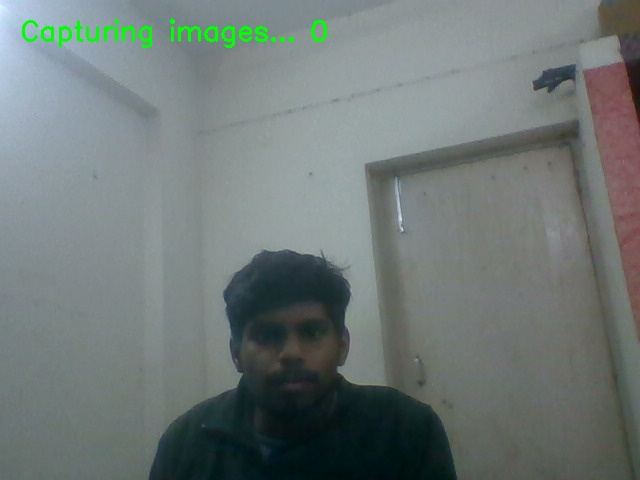
#> input picture dataset/Abhishek/0.jpg, 640 x 480 px; its folder holds only this picture in this run
$ python train_model_fixed.py
#> lines starting #> are read from the running program, lines starting #| are printed output that depends on the picture
import cv2
import os
import numpy as np
from PIL import Image
import sys

# Fix encoding for Windows console
if sys.platform == 'win32':
    import io
    sys.stdout = io.TextIOWrapper(sys.stdout.buffer, encoding='utf-8', errors='replace')
    sys.stderr = io.TextIOWrapper(sys.stderr.buffer, encoding='utf-8', errors='replace')

dataset_path = "dataset"

# Load face cascade for detection
face_cascade = cv2.CascadeClassifier("haarcascade_frontalface_default.xml")

# ==========================================
# IMPROVED LBPH PARAMETERS (Memory Optimized)
# ==========================================
recognizer = cv2.face.LBPHFaceRecognizer_create(
    radius=2,        # Better texture features
    neighbors=12,    # Balanced accuracy (not too high to avoid memory issues)
    grid_x=8,        # Fine feature extraction
    grid_y=8
)

print("=" * 60)
print("OPTIMIZED MODEL TRAINING (Strict Recognition)")
print("=" * 60)
print("Enhanced LBPH parameters for better accuracy:")
print(f"  - Radius: 2 (more texture)")
print(f"  - Neighbors: 12 (better than default)")
print(f"  - Grid: 8x8 (fine features)")
print(f"  - Minimal augmentation (memory optimized)")
print("=" * 60)

faces = []
labels = []
label_map = {}
current_label = 0

print("\nStarting model training...")
print("-" * 60)

# Read dataset
for person_name in sorted(os.listdir(dataset_path)):
    person_path = os.path.join(dataset_path, person_name)

    if not os.path.isdir(person_path):
        continue

    label_map[current_label] = person_name
    print(f"\n📁 Processing: {person_name} (Label: {current_label})")

    image_count = 0
    skipped_count = 0

    for image_name in os.listdir(person_path):
        # Skip non-image files
        if not image_name.lower().endswith(('.jpg', '.jpeg', '.png', '.bmp')):
            continue

        image_path = os.path.join(person_path, image_name)

        # Read image using OpenCV
        img = cv2.imread(image_path)
#> img is the input picture: shape (480, 640, 3); mean B, G, R 118.9, 120.6, 111.2

        if img is None:
            print(f"  ⚠️  Could not read: {image_name}")
            skipped_count += 1
            continue

        # Convert to grayscale
        gray = cv2.cvtColor(img, cv2.COLOR_BGR2GRAY)
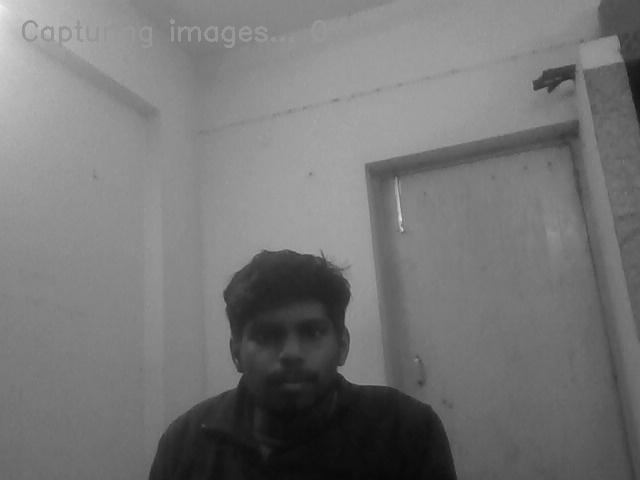
#> gray: shape (480, 640); min 7, max 240, mean 117.6

        # Detect faces with STRICTER parameters
        detected_faces = face_cascade.detectMultiScale(
            gray,
            scaleFactor=1.2,   # More sensitive
            minNeighbors=5,    # Standard
            minSize=(60, 60)   # Larger minimum
        )
#> detected_faces = [[236, 294, 110, 110]]

        # If face detected, use cropped face
        if len(detected_faces) > 0:
            # Use the largest detected face
            x, y, w, h = detected_faces[0]
#> x = 236; y = 294; w = 110; h = 110
            for (fx, fy, fw, fh) in detected_faces:
                if fw * fh > w * h:
                    x, y, w, h = fx, fy, fw, fh
#> this loop made 1 pass
#> after the loop, h = 110; w = 110; x = 236; y = 294

            # Crop face region with some padding
            padding = 10
            x = max(0, x - padding)
#> x = 226
            y = max(0, y - padding)
#> y = 284
            w = min(gray.shape[1] - x, w + 2*padding)
#> w = 130
            h = min(gray.shape[0] - y, h + 2*padding)
#> h = 130

            face_img = gray[y:y+h, x:x+w]
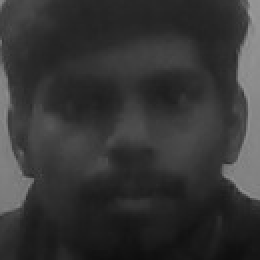
#> face_img: shape (130, 130) (shown 2 times larger); min 14, max 155, mean 53.1

            # Resize to consistent size
            face_img = cv2.resize(face_img, (200, 200))
#> face_img: shape (200, 200)

            # Apply histogram equalization for better contrast
            face_img = cv2.equalizeHist(face_img)
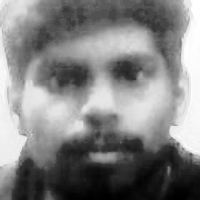
#> face_img: shape (200, 200); min 0, max 255, mean 129.7

            # Add original
            faces.append(face_img)
            labels.append(current_label)
            image_count += 1

        else:
            # If no face detected, skip
            print(f"  ⚠️  No face detected: {image_name} - SKIPPED")
            skipped_count += 1

    print(f"  ✅ Processed: {image_count} images")

    if skipped_count > 0:
        print(f"  ⚠️  Skipped: {skipped_count} images")

    if image_count == 0:
        print(f"  ❌ ERROR: No valid images for {person_name}!")
    else:
        current_label += 1
#> pass 2 of the loop `for person_name in sorted(os.listdir(dataset_path)):`:
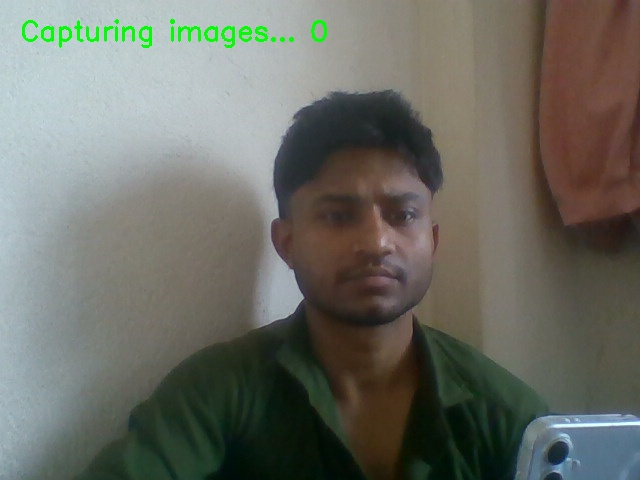
#> input picture dataset/Govind/0.jpg, 640 x 480 px
#> img is the input picture: shape (480, 640, 3); mean B, G, R 100.7, 109.1, 107.4
#> `gray = cv2.cvtColor(img, cv2.COLOR_BGR2GRAY)`:
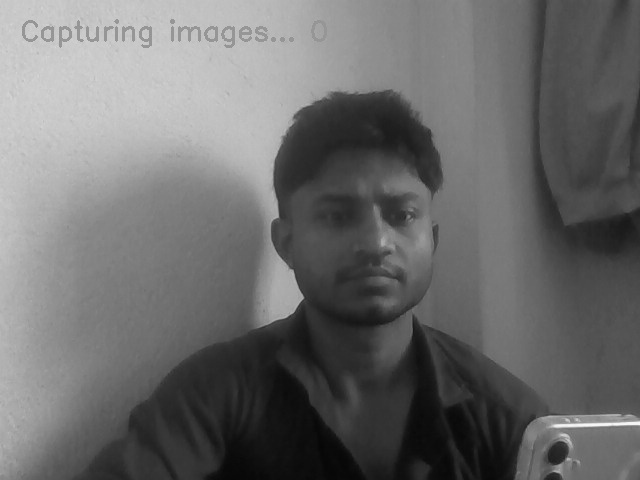
#> gray: shape (480, 640); min 6, max 248, mean 107.6
#> detected_faces = [[346, 358, 74, 74], [283, 152, 169, 169]]
#> `x, y, w, h = detected_faces[0]`: x = 346; y = 358; w = 74
#> the loop `for (fx, fy, fw, fh) in detected_faces:` made 2 passes
#> (fx, fy, fw, fh, x, y, w, h) on pass 2: (283, 152, 169, 169, 283, 152, 169, 169)
#> after the loop `for (fx, fy, fw, fh) in detected_faces:`: h = 169; x = 283; y = 152
#> `x = max(0, x - padding)`: x = 273
#> `y = max(0, y - padding)`: y = 142
#> `w = min(gray.shape[1] - x, w + 2*padding)`: w = 189
#> `face_img = cv2.equalizeHist(face_img)`:
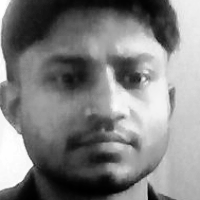
#> face_img: shape (200, 200); min 0, max 255, mean 128.8

print("=" * 60)
print(f"\n📊 TRAINING SUMMARY:")
print(f"   Persons registered: {len(label_map)}")
print(f"   Total training images: {len(faces)}")
#|    Total training images: 2
print("=" * 60)

if len(faces) == 0:
    print("\n❌ ERROR: No faces found! Cannot train model.")
    sys.exit(1)

# Train model
print("\n🧠 Training model with enhanced parameters...")

try:
    recognizer.train(faces, np.array(labels))
    print("✅ Training completed successfully!")
except Exception as e:
    print(f"❌ ERROR during training: {str(e)}")
    sys.exit(1)

# Save trained model
try:
    recognizer.save("trainer.yml")
    print("✅ Model saved: trainer.yml")
except Exception as e:
    print(f"❌ ERROR saving model: {str(e)}")
    sys.exit(1)

# Save labels
try:
    np.save("labels.npy", label_map)
    print("✅ Labels saved: labels.npy")
except Exception as e:
    print(f"❌ ERROR saving labels: {str(e)}")
    sys.exit(1)

print("\n" + "=" * 60)
print("✅ MODEL TRAINING COMPLETE")
print("=" * 60)
print(f"\n👥 Registered students:")
for label, name in sorted(label_map.items()):
    print(f"     {label}: {name}")

# Verify files
print("\n🔍 Verifying files...")
if os.path.exists("trainer.yml") and os.path.exists("labels.npy"):
    size = os.path.getsize("trainer.yml") / (1024 * 1024)
    print(f"✅ trainer.yml: {size:.2f} MB")
    print(f"✅ labels.npy: OK")
    print("\n" + "=" * 60)
    print("🎉 MODEL READY! Use improved attendance script.")
    print("=" * 60)
    print("\nℹ️  Important:")
    print("   • Enhanced LBPH parameters for better accuracy")
    print("   • Stricter face detection")
    print("   • Histogram equalization applied")
    print("   • Use with: python recognize_and_attendance_improved.py")
    print("\n⚠️  For best results:")
    print("   • Delete duplicate student folders (pravin/pravin kumar)")
    print("   • Retrain after cleanup")
    print("=" * 60)
else:
    print("\n❌ ERROR: Files not created!")
    sys.exit(1)
